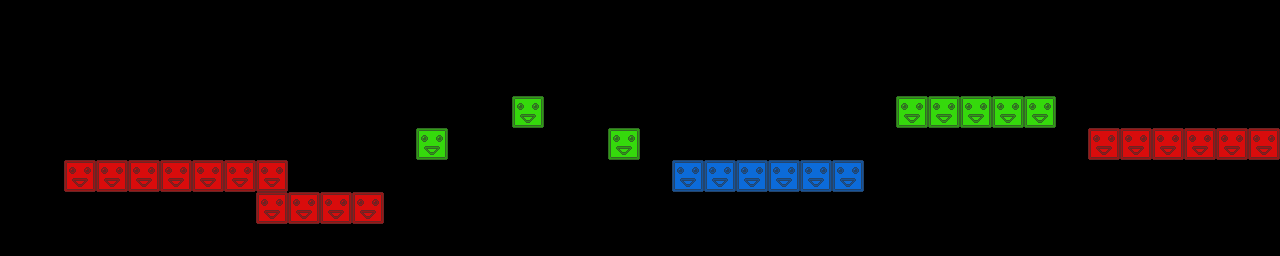

Rendered tile map (Tiled .tmx) drawn with the repository's tilesets; below, a short description and the map source with its tile grids summarised:
An orthogonal 40x8 tile map with 32x32 px tiles, 3 tile layers (red, green, blue) and 10 objects.

<map version="1.0" orientation="orthogonal" width="40" height="8" tilewidth="32" tileheight="32">
 <tileset firstgid="1" name="blocks" tilewidth="32" tileheight="32">
  <image source="blocks.png" width="96" height="32" />
 </tileset>
 <layer name="red" width="40" height="8">
  <data>[320 cells, 17 non-empty, 1 distinct tile ids]</data>
 </layer>
 <layer name="green" width="40" height="8">
  <data>[320 cells, 8 non-empty, 1 distinct tile ids]</data>
 </layer>
 <layer name="blue" width="40" height="8">
  <data>[320 cells, 6 non-empty, 1 distinct tile ids]</data>
 </layer>
 <objectgroup name="crystals" width="40" height="8">
  <object x="761" y="89">
   <ellipse />
  </object>
  <object x="523" y="43">
   <ellipse />
  </object>
  <object x="200" y="109">
   <ellipse />
  </object>
  <object x="1119" y="104">
   <ellipse />
  </object>
  <object x="1181" y="86">
   <ellipse />
  </object>
  <object x="926" y="84">
   <ellipse />
  </object>
  <object x="1001" y="82">
   <ellipse />
  </object>
  <object x="621" y="92">
   <ellipse />
  </object>
  <object x="429" y="92">
   <ellipse />
  </object>
 </objectgroup>
 <objectgroup name="spikes" width="40" height="8">
  <object x="321" y="178">
   <ellipse />
  </object>
 </objectgroup>
</map>
